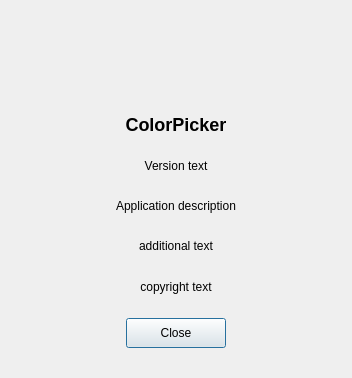
<?xml version="1.0" encoding="UTF-8"?>
<ui version="4.0">
 <class>AboutDialog</class>
 <widget class="QDialog" name="AboutDialog">
  <property name="geometry">
   <rect>
    <x>0</x>
    <y>0</y>
    <width>352</width>
    <height>378</height>
   </rect>
  </property>
  <property name="windowTitle">
   <string>About</string>
  </property>
  <property name="modal">
   <bool>true</bool>
  </property>
  <layout class="QVBoxLayout" name="verticalLayout">
   <property name="spacing">
    <number>20</number>
   </property>
   <property name="leftMargin">
    <number>30</number>
   </property>
   <property name="topMargin">
    <number>30</number>
   </property>
   <property name="rightMargin">
    <number>30</number>
   </property>
   <property name="bottomMargin">
    <number>30</number>
   </property>
   <item>
    <layout class="QHBoxLayout" name="horizontalLayout_2">
     <item>
      <spacer name="horizontalSpacer_3">
       <property name="orientation">
        <enum>Qt::Orientation::Horizontal</enum>
       </property>
       <property name="sizeHint" stdset="0">
        <size>
         <width>40</width>
         <height>20</height>
        </size>
       </property>
      </spacer>
     </item>
     <item>
      <widget class="QLabel" name="iconLabel">
       <property name="minimumSize">
        <size>
         <width>64</width>
         <height>64</height>
        </size>
       </property>
       <property name="maximumSize">
        <size>
         <width>64</width>
         <height>64</height>
        </size>
       </property>
       <property name="text">
        <string/>
       </property>
       <property name="scaledContents">
        <bool>true</bool>
       </property>
       <property name="alignment">
        <set>Qt::AlignmentFlag::AlignCenter</set>
       </property>
      </widget>
     </item>
     <item>
      <spacer name="horizontalSpacer_4">
       <property name="orientation">
        <enum>Qt::Orientation::Horizontal</enum>
       </property>
       <property name="sizeHint" stdset="0">
        <size>
         <width>40</width>
         <height>20</height>
        </size>
       </property>
      </spacer>
     </item>
    </layout>
   </item>
   <item>
    <widget class="QLabel" name="appNameLabel">
     <property name="text">
      <string>&lt;h2&gt;ColorPicker&lt;/h2&gt;</string>
     </property>
     <property name="textFormat">
      <enum>Qt::TextFormat::RichText</enum>
     </property>
     <property name="alignment">
      <set>Qt::AlignmentFlag::AlignCenter</set>
     </property>
    </widget>
   </item>
   <item>
    <widget class="QLabel" name="versionLabel">
     <property name="text">
      <string>Version text</string>
     </property>
     <property name="alignment">
      <set>Qt::AlignmentFlag::AlignCenter</set>
     </property>
    </widget>
   </item>
   <item>
    <widget class="QLabel" name="descriptionLabel">
     <property name="sizePolicy">
      <sizepolicy hsizetype="Preferred" vsizetype="Maximum">
       <horstretch>0</horstretch>
       <verstretch>0</verstretch>
      </sizepolicy>
     </property>
     <property name="text">
      <string>Application description</string>
     </property>
     <property name="textFormat">
      <enum>Qt::TextFormat::RichText</enum>
     </property>
     <property name="alignment">
      <set>Qt::AlignmentFlag::AlignCenter</set>
     </property>
     <property name="wordWrap">
      <bool>true</bool>
     </property>
    </widget>
   </item>
   <item>
    <widget class="QLabel" name="additionalInfoLabel">
     <property name="text">
      <string>additional text</string>
     </property>
     <property name="textFormat">
      <enum>Qt::TextFormat::RichText</enum>
     </property>
     <property name="alignment">
      <set>Qt::AlignmentFlag::AlignCenter</set>
     </property>
     <property name="wordWrap">
      <bool>true</bool>
     </property>
    </widget>
   </item>
   <item>
    <widget class="QLabel" name="copyrightLabel">
     <property name="text">
      <string>copyright text</string>
     </property>
     <property name="textFormat">
      <enum>Qt::TextFormat::RichText</enum>
     </property>
     <property name="alignment">
      <set>Qt::AlignmentFlag::AlignCenter</set>
     </property>
    </widget>
   </item>
   <item>
    <layout class="QHBoxLayout" name="horizontalLayout">
     <item>
      <spacer name="horizontalSpacer">
       <property name="orientation">
        <enum>Qt::Orientation::Horizontal</enum>
       </property>
       <property name="sizeHint" stdset="0">
        <size>
         <width>40</width>
         <height>20</height>
        </size>
       </property>
      </spacer>
     </item>
     <item>
      <widget class="QPushButton" name="closeButton">
       <property name="minimumSize">
        <size>
         <width>100</width>
         <height>30</height>
        </size>
       </property>
       <property name="text">
        <string>Close</string>
       </property>
      </widget>
     </item>
     <item>
      <spacer name="horizontalSpacer_2">
       <property name="orientation">
        <enum>Qt::Orientation::Horizontal</enum>
       </property>
       <property name="sizeHint" stdset="0">
        <size>
         <width>40</width>
         <height>20</height>
        </size>
       </property>
      </spacer>
     </item>
    </layout>
   </item>
  </layout>
 </widget>
 <resources/>
 <connections/>
</ui>
